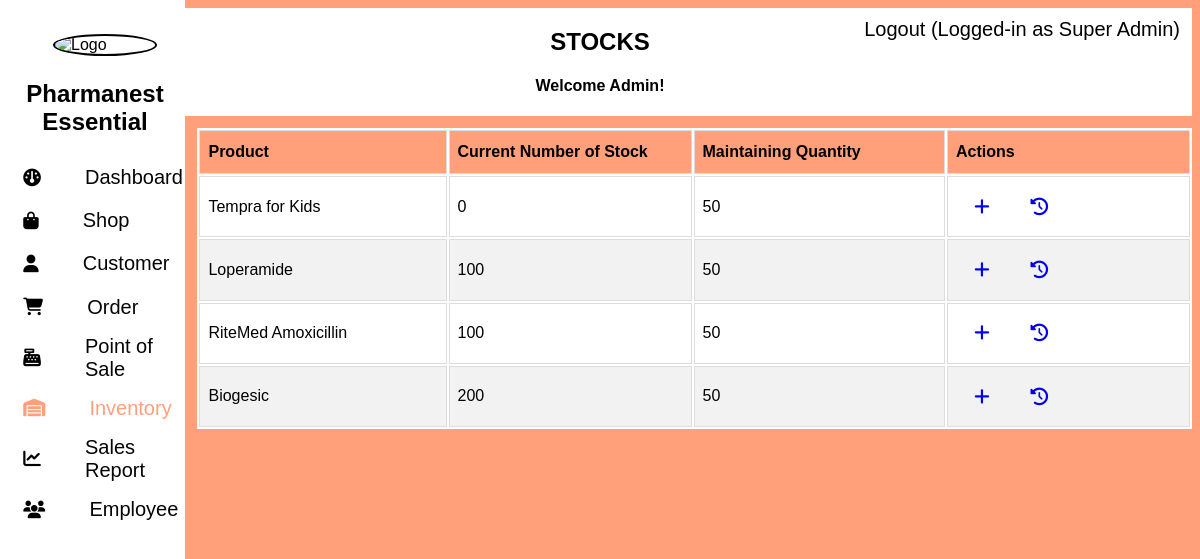
Screenshot of /admin/inventory/stock/index.php (signed in) with the database file from the repository.
### tables this page shows
CREATE TABLE `product` (
  `id` int(11) NOT NULL,
  `name` varchar(256) NOT NULL,
  `price` double NOT NULL,
  `current_quantity` int(11) NOT NULL DEFAULT 0,
  `applicable_discounts` varchar(128) NOT NULL,
  `prescription_is_required` tinyint(1) NOT NULL,
  `photo` text NOT NULL,
  `rack_location` text NOT NULL,
  `maintaining_quantity` int(11) NOT NULL,
  `cost` double DEFAULT NULL
);

### admin/inventory/stock/index.php (the view, shortened to what this page needs)
<?php
    $base_url = $_SESSION["BASE_URL"];
    $doc_root = $_SESSION["DOC_ROOT"];
?>
<!DOCTYPE html>
<html>
    <head>
        <link rel="stylesheet" href="https://cdnjs.cloudflare.com/ajax/libs/font-awesome/6.5.1/css/all.min.css">
        <link rel="stylesheet" type="text/css" href="<?php echo $base_url;?>assets/styles/bootstrap.css">
        <link rel="stylesheet" type="text/css" href="../../styles.css">
        <link rel="stylesheet" type="text/css" href="styles.css">
    </head>
    <body>
        <?php include '../../components/side_nav.php'; ?>
        <?php
            include '../../components/top_nav.php';
        ?>
        <?php
            include($doc_root.'/utils/connect.php');
            $sqlGetStockProducts = "SELECT
                                            id,
                                            name,
                                            current_quantity,
                                            maintaining_quantity FROM product";
            $filter_str = "";
            $sqlGetStockProducts .= $filter_str." ORDER BY current_quantity ASC, maintaining_quantity ASC";
            $result = mysqli_query($conn,$sqlGetStockProducts);
        ?>
        <div class="table">
            <table>
                <thead>
                    <tr>
                        <th>Product</th>
                        <th>Current Number of Stock</th>
                        <th>Maintaining Quantity</th>
                        <th>Actions</th>
                    </tr>
                </thead>
                <tbody>
                    <?php
                    while($data = mysqli_fetch_array($result)){
                    ?>
                    <tr>
                        <td><?php echo $data["name"];?></td>
                        <td><?php echo $data["current_quantity"];?></td>
                        <td><?php echo $data["maintaining_quantity"];?></td>
                        <td>
                            <a href="./add/index.php?product_id=<?php echo $data["id"]; ?>"><i class="button-icon fas fa-plus" title="Stock In"></i></a>
                            <a href="../history/index.php?product_id=<?php echo $data["id"]; ?>"><i class="button-icon fas fa-clock-rotate-left" title="View History"></i></a>
                        </td>
                    </tr>
                    <?php
                    }
                    ?>
                </tbody>
            </table>
        </div>
    </body>
</html>

### admin/styles.css (style rules this page uses)
body { font-family: Arial, sans-serif; background-color: lightsalmon; }
i { padding:0.8rem 0.2rem; border-radius:10px; font-size:1.10rem; cursor:pointer; margin:0 15px; transition:1s; }

### admin/inventory/stock/styles.css (style rules this page uses)
.table { background-color: white; width: 84%; float: right; font-family: Arial; border-collapse: collapse; overflow:auto; margin-top: 1%; }
.table td, .table th { border: 1px solid #ddd; padding: 8px; }
th { width: 10%; }
.table tr:nth-child(even) { background-color: #f2f2f2; }
.table th { padding-top: 12px; padding-bottom: 12px; text-align: left; background-color: lightsalmon; color: black; }

### rows the page displays
product: name "Tempra for Kids", current_quantity "0", maintaining_quantity "50"
product: name "Loperamide", current_quantity "100", maintaining_quantity "50"
product: name "RiteMed Amoxicillin", current_quantity "100", maintaining_quantity "50"
product: name "Biogesic", current_quantity "200", maintaining_quantity "50"

### other values shown
$_SESSION['user_role'] "Super Admin"
$current_page_title "STOCKS"
$_SESSION['user_first_name'] "Admin"
